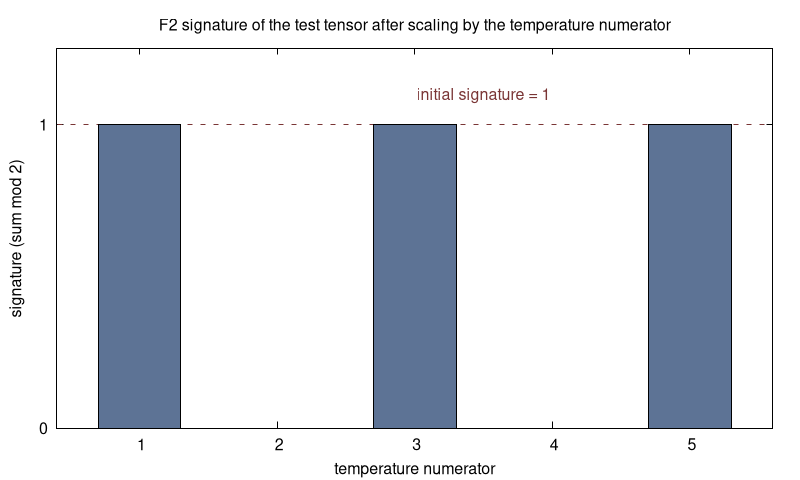

This figure's gnuplot source:
set terminal pngcairo size 800,480 font "Helvetica,12"
set output "f2_parity.png"
set title "F2 signature of the test tensor after scaling by the temperature numerator"
set xlabel "temperature numerator"
set ylabel "signature (sum mod 2)"
set xrange [0.4:5.6]
set yrange [0:1.25]
set xtics 1,1,5
set ytics (0,1)
set style fill solid 0.8 border -1
set boxwidth 0.6
set key off
set arrow from 0.4,1 to 5.6,1 nohead dt 2 lc rgb "#7a3535"
set label "initial signature = 1" at 3.5,1.1 center tc rgb "#7a3535"
plot "f2_parity.dat" using 1:2 with boxes lc rgb "#35507a"
